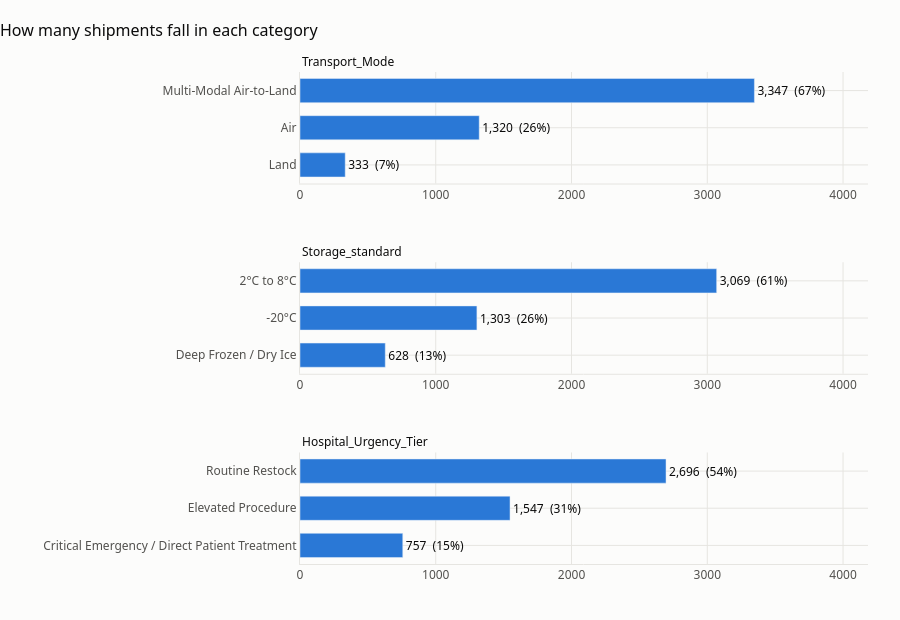

Notebook code for this chart:
### Markdown cell above
### Category columns

### Code cell
category_cols = ["Transport_Mode", "Storage_standard", "Hospital_Urgency_Tier"]

fig = make_subplots(rows=3, cols=1, subplot_titles=category_cols, vertical_spacing=0.16)
for i, col in enumerate(category_cols, start=1):
    counts = raw[col].value_counts().sort_values()
    share = counts / len(raw)
    fig.add_trace(
        go.Bar(x=counts.values, y=counts.index, orientation="h", marker_color=BLUE,
               text=[f"{c:,}  ({s:.0%})" for c, s in zip(counts, share)],
               textposition="outside", textfont=dict(color=INK), cliponaxis=False,
               hovertemplate="%{y}<br>Shipments: %{x:,}<extra></extra>"),
        row=i, col=1,
    )
fig.update_annotations(font=dict(size=12, color=INK), x=0, xanchor="left")
fig.update_xaxes(range=[0, raw[category_cols].apply(lambda s: s.value_counts().max()).max() * 1.25])
style(fig, "How many shipments fall in each category", height=620)
fig.update_layout(showlegend=False, bargap=0.35, margin=dict(l=300))
fig.show()

### Figure 1 — Plotly figure (JSON) as saved in the notebook; plotly's stock layout.template omitted (floating-point values rounded to 4 significant figures)
{"data": [{"cliponaxis": false, "hovertemplate": "%{y}<br>Shipments: %{x:,}<extra></extra>", "marker": {"color": "#2a78d6"}, "orientation": "h", "text": ["333  (7%)", "1,320  (26%)", "3,347  (67%)"], "textfont": {"color": "#0b0b0b"}, "textposition": "outside", "type": "bar", "x": [333, 1320, 3347], "xaxis": "x", "y": ["Land", "Air", "Multi-Modal Air-to-Land"], "yaxis": "y"}, {"cliponaxis": false, "hovertemplate": "%{y}<br>Shipments: %{x:,}<extra></extra>", "marker": {"color": "#2a78d6"}, "orientation": "h", "text": ["628  (13%)", "1,303  (26%)", "3,069  (61%)"], "textfont": {"color": "#0b0b0b"}, "textposition": "outside", "type": "bar", "x": [628, 1303, 3069], "xaxis": "x2", "y": ["Deep Frozen / Dry Ice", "-20°C", "2°C to 8°C"], "yaxis": "y2"}, {"cliponaxis": false, "hovertemplate": "%{y}<br>Shipments: %{x:,}<extra></extra>", "marker": {"color": "#2a78d6"}, "orientation": "h", "text": ["757  (15%)", "1,547  (31%)", "2,696  (54%)"], "textfont": {"color": "#0b0b0b"}, "textposition": "outside", "type": "bar", "x": [757, 1547, 2696], "xaxis": "x3", "y": ["Critical Emergency / Direct Patient Treatment", "Elevated Procedure", "Routine Restock"], "yaxis": "y3"}], "layout": {"annotations": [{"font": {"color": "#0b0b0b", "size": 12}, "showarrow": false, "text": "Transport_Mode", "x": 0, "xanchor": "left", "xref": "paper", "y": 1, "yanchor": "bottom", "yref": "paper"}, {"font": {"color": "#0b0b0b", "size": 12}, "showarrow": false, "text": "Storage_standard", "x": 0, "xanchor": "left", "xref": "paper", "y": 0.6133, "yanchor": "bottom", "yref": "paper"}, {"font": {"color": "#0b0b0b", "size": 12}, "showarrow": false, "text": "Hospital_Urgency_Tier", "x": 0, "xanchor": "left", "xref": "paper", "y": 0.2267, "yanchor": "bottom", "yref": "paper"}], "bargap": 0.35, "font": {"color": "#52514e", "family": "Segoe UI, Arial, sans-serif", "size": 12}, "height": 620, "hoverlabel": {"bgcolor": "white", "font": {"color": "#0b0b0b"}}, "margin": {"b": 56, "l": 300, "r": 32, "t": 72}, "paper_bgcolor": "#fcfcfb", "plot_bgcolor": "#fcfcfb", "showlegend": false, "title": {"font": {"color": "#0b0b0b", "size": 16}, "text": "How many shipments fall in each category", "x": 0, "xanchor": "left"}, "xaxis": {"anchor": "y", "domain": [0, 1], "gridcolor": "#e6e5e1", "linecolor": "#e6e5e1", "range": [0, 4184.0], "zeroline": false}, "xaxis2": {"anchor": "y2", "domain": [0, 1], "gridcolor": "#e6e5e1", "linecolor": "#e6e5e1", "range": [0, 4184.0], "zeroline": false}, "xaxis3": {"anchor": "y3", "domain": [0, 1], "gridcolor": "#e6e5e1", "linecolor": "#e6e5e1", "range": [0, 4184.0], "zeroline": false}, "yaxis": {"anchor": "x", "domain": [0.7733, 1], "gridcolor": "#e6e5e1", "linecolor": "#e6e5e1", "zeroline": false}, "yaxis2": {"anchor": "x2", "domain": [0.3867, 0.6133], "gridcolor": "#e6e5e1", "linecolor": "#e6e5e1", "zeroline": false}, "yaxis3": {"anchor": "x3", "domain": [0, 0.2267], "gridcolor": "#e6e5e1", "linecolor": "#e6e5e1", "zeroline": false}}}
